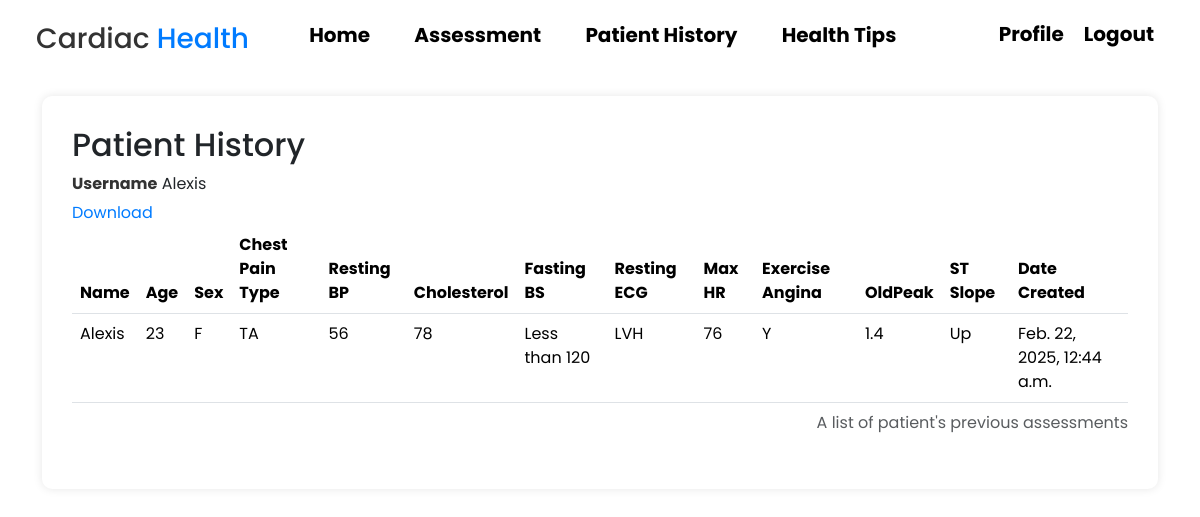
Page /patienthistory/ (signed in) on the committed database.
### heart_system/models.py (models this page shows, shortened)
class Assessment(models.Model):
    user = models.ForeignKey(User, on_delete=models.CASCADE)  # Links to the User model
    name = models.CharField(max_length=25, default=user)
    age = models.PositiveIntegerField()
    sex = models.CharField(max_length=1, choices=[('M', 'Male'), ('F', 'Female')])
    Chest_Pain_Type = models.CharField(max_length=4, choices=[
        ('TA', 'Typical Angina'),
        ('ATA', 'Atypical Angina'),
        ('NAP', 'Non-Anginal Pain'),
        ('ASY', 'Asymptomatic'),
    ])
    restingBP = models.PositiveIntegerField()
    cholesterol = models.PositiveIntegerField()
    fastingBS = models.CharField(max_length=20, choices=[
        ('Less than 120', 'Less than 120mg/dL'),
        ('Greater than 120', 'Greater than 120mg/dL'),
    ])
    restingECG = models.CharField(max_length=10, choices=[
        ('Normal', 'Normal'),
        ('ST', 'ST-T Wave Abnormality'),
        ('LVH', 'Left Ventricular Hypertrophy'),
    ])
    maxHR = models.PositiveIntegerField()
    exercise_angina = models.CharField(max_length=1, choices=[('Y', 'Yes'), ('N', 'No')])
    oldpeak = models.DecimalField(max_digits=4, decimal_places=1)
    st_slope = models.CharField(max_length=10, choices=[
        ('Up', 'Upsloping'),
        ('Flat', 'Flat'),
        ('Down', 'Downsloping'),
    ])
    date_created = models.DateTimeField(auto_now_add=True)

### heart_system/views.py (the view)
# urls.py: path('patienthistory/', views.patienthistory, name='heart_system-patienthistory'),
@login_required
def patienthistory(request):
    user = request.user
    user_assessments = Assessment.objects.filter(user=user)
    return render(request, 'heart_system/patienthistory.html', {'user_assessments': user_assessments})

### heart_system/templates/heart_system/patienthistory.html
{% extends "heart_system/base.html" %}
{% block content %}
<div class="history">
    <h2>Patient History</h2>
    <div>
      <div>
        <label for="patientId">Username</label>
        {{ user.username }}
      </div>
    </div>
    <table class="patient table">
      <caption>A list of patient's previous assessments</caption>
      <thead>
        <tr>
            <th>Name</th>
            <th>Age</th>
            <th>Sex</th>
            <th>Chest Pain Type</th>
            <th>Resting BP</th>
            <th>Cholesterol</th>
            <th>Fasting BS</th>
            <th>Resting ECG</th>
            <th>Max HR</th>
            <th>Exercise Angina</th>
            <th>OldPeak</th>
            <th>ST Slope</th>
            <th>Date Created</th>
        </tr>
            <a class="download" href="{% url 'download_assessment' %}">Download</a>
    </thead>
    <tbody>
        {% for assessment in user_assessments %}
        <tr>
            <td>{{ assessment.name }}</td>
            <td>{{ assessment.age }}</td>
            <td>{{ assessment.sex }}</td>
            <td>{{ assessment.Chest_Pain_Type }}</td>
            <td>{{ assessment.restingBP }}</td>
            <td>{{ assessment.cholesterol }}</td>
            <td>{{ assessment.fastingBS }}</td>
            <td>{{ assessment.restingECG }}</td>
            <td>{{ assessment.maxHR }}</td>
            <td>{{ assessment.exercise_angina }}</td>
            <td>{{ assessment.oldpeak }}</td>
            <td>{{ assessment.st_slope }}</td>
            <td>{{ assessment.date_created }}</td>
        </tr>
        {% endfor %}
    </tbody>
    </table>
  </div>
{% endblock content %}

### heart_system/static/heart_system/main.css (style rules this page uses)
* { padding: 0; margin: 0; box-sizing: border-box; font-family: "Poppins", 'Times New Roman'; }
body { background: #fafafa; color: #333333; width: 100%; }
label { display: block; font-weight: bold; margin-bottom: 5px; color: #333; }
.download { text-decoration: none; color: #007bff; }

### rows in the picture
Assessment: name "Alexis", age "23", sex "F", Chest_Pain_Type "TA", restingBP "56", cholesterol "78", fastingBS "Less than 120", restingECG "LVH", maxHR "76", exercise_angina "Y", oldpeak "1.4", st_slope "Up", date_created "Feb. 22, 2025, 12:44 a.m."

### other values in the picture
{{ user.username }} "Alexis"
